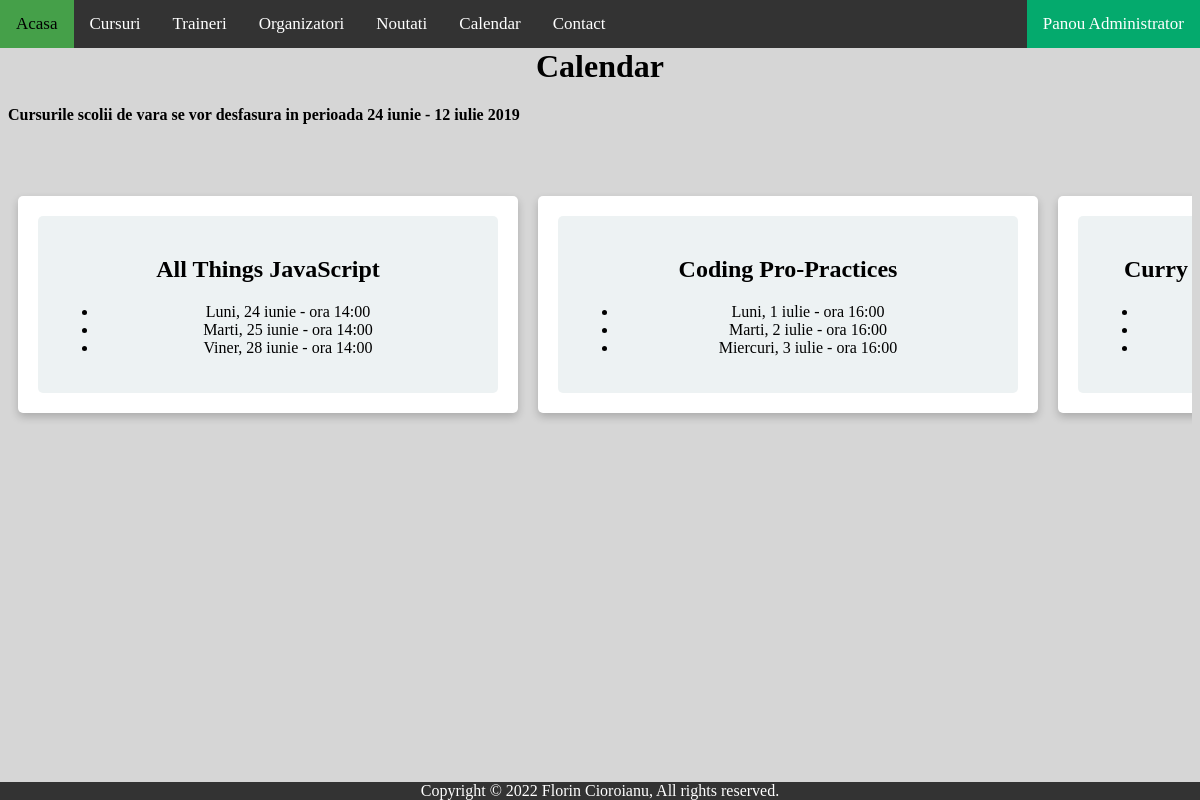
/calendar.php, run on the app's committed database.
### tables this page shows
CREATE TABLE `cursuri` (
  `id` int(11) NOT NULL,
  `nume` varchar(255) NOT NULL,
  `descriere` longtext NOT NULL,
  `orar` longtext DEFAULT NULL
);

### calendar.php (the view, shortened to what this page needs)
<?php
include "inc/connect.php";
include "inc/header.php";
?>
<h1 class="text-center">Calendar</h1>
<h4>Cursurile scolii de vara se vor desfasura in perioada 24 iunie - 12 iulie 2019</h4>
<?php
function listCalendar()
{
    global $id_conexiune;
    $query = "SELECT nume, orar FROM cursuri";
    $result = mysqli_query($id_conexiune, $query);
    if (mysqli_num_rows($result)) {
        echo "<div class='row'>";
        while ($row = mysqli_fetch_array($result)) :
            if ($row['orar']) :
?>
                <div class="column">
                    <div class="card" style="width:500px">
                        <div class="container">
                            <h2><b><?php echo $row['nume'] ?></b></h2>
                            <p><?php echo $row['orar'] ?></p>
                        </div>
                    </div>
                </div>
<?php
            endif;
        endwhile;
        echo "</div>";
    }
}
listCalendar();
?>
<?php
include "inc/footer.php";
?>

### css/style.css (style rules this page uses)
body { padding-top: 40px; background-color: rgb(214, 214, 214); padding-bottom: 20px; }
* { box-sizing: border-box; }
.row { display: flex; overflow-x: auto; overflow-y: hidden; }
.column { display: flex; align-items: center; flex: 1; padding: 10px 10px; }
.card { box-shadow: 0 4px 8px 0 rgba(0, 0, 0, 0.2); padding: 20px; text-align: center; background-color: #ffffff; flex: 0 0 100%; border-radius: 5px; }
.text-center { text-align: center; }
.container { border-radius: 5px; background-color: #87a9ad26; padding: 20px; }

### data on the page
cursuri: nume "All Things JavaScript", orar "Luni, 24 iunie - ora 14:00 Marti, 25 iunie - ora 14:00 Viner, 28 iunie - ora 14:00"
cursuri: nume "Coding Pro-Practices", orar "Luni, 1 iulie - ora 16:00 Marti, 2 iulie - ora 16:00 Miercuri, 3 iulie - ora 16:00"
cursuri: nume "Curry…"
